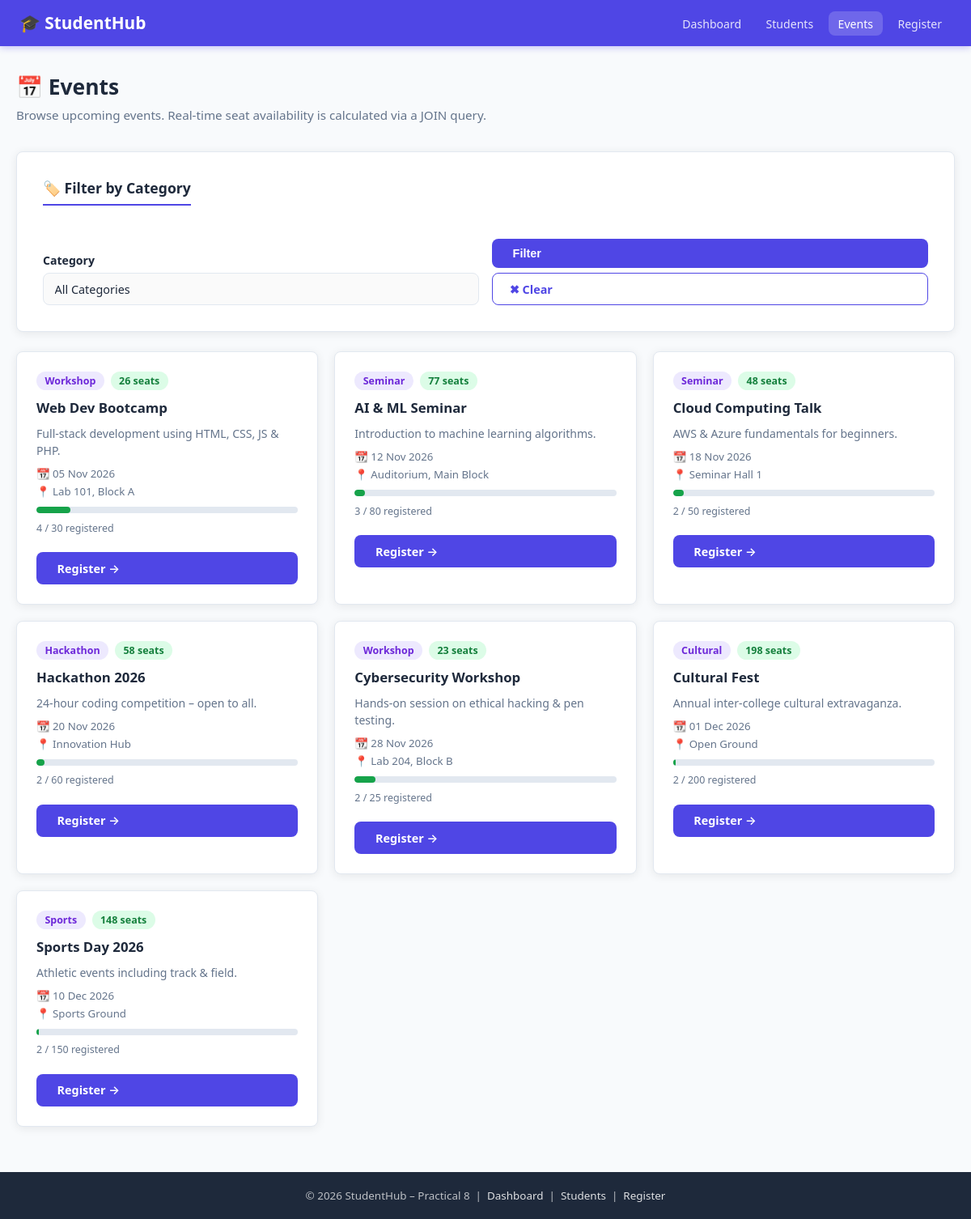
Screenshot of /events.php with the database file from the repository.
### tables this page shows
CREATE TABLE IF NOT EXISTS events (
    event_id     INT             UNSIGNED NOT NULL AUTO_INCREMENT,
    title        VARCHAR(200)    NOT NULL,
    description  TEXT            DEFAULT NULL,
    category     ENUM('Workshop','Seminar','Hackathon','Cultural','Sports','Other') NOT NULL DEFAULT 'Other',
    event_date   DATE            NOT NULL,
    venue        VARCHAR(200)    DEFAULT NULL,
    max_seats    SMALLINT        UNSIGNED NOT NULL DEFAULT 50,
    created_at   TIMESTAMP       NOT NULL DEFAULT CURRENT_TIMESTAMP,

    PRIMARY KEY (event_id),
    INDEX idx_events_date     (event_date),
    INDEX idx_events_category (category)
);

### includes/db.php (called while the page is built, shortened)
<?php
function get_pdo(): PDO
{
    static $pdo = null;
    if ($pdo === null) {
        $dsn = sprintf(
            'mysql:host=%s;port=%s;dbname=%s;charset=%s',
            DB_HOST,
            DB_PORT,
            DB_NAME,
            DB_CHARSET
        );
        $options = [
            PDO::ATTR_ERRMODE            => PDO::ERRMODE_EXCEPTION,
            PDO::ATTR_DEFAULT_FETCH_MODE => PDO::FETCH_ASSOC,
            PDO::ATTR_EMULATE_PREPARES   => false,
            PDO::MYSQL_ATTR_INIT_COMMAND => "SET NAMES utf8mb4 COLLATE utf8mb4_unicode_ci",
        ];
        try {
            $pdo = new PDO($dsn, DB_USER, DB_PASS, $options);
        } catch (PDOException $e) {
            error_log('[StudentHub DB Error] ' . $e->getMessage());
            throw new RuntimeException(
                'Database connection failed. Please try again later.'
            );
        }
    }
    return $pdo;
}
function db_fetch_all(string $sql, array $params = []): array
{
    $stmt = get_pdo()->prepare($sql);
    $stmt->execute($params);
    return $stmt->fetchAll();
}

### events.php (the view, shortened to what this page needs)
<?php
require_once __DIR__ . '/includes/db.php';
$error  = '';
$events = [];
$sql    = "
    SELECT
        e.*,
        COUNT(r.reg_id) AS registered_count
    FROM events e
    LEFT JOIN registrations r
           ON r.event_id = e.event_id
              AND r.status != 'Cancelled'
    WHERE 1=1
";
$params = [];
$sql .= " GROUP BY e.event_id ORDER BY e.event_date ASC";
try {
    $events = db_fetch_all($sql, $params);
} catch (RuntimeException $e) {
    $error = $e->getMessage();
}
function seats_badge(int $max, int $taken): string {
    $free = $max - $taken;
    return "<span class=\"badge badge-green\">{$free} seats</span>";
}
?>
<!DOCTYPE html>
<html lang="en">
<head>
  <link rel="stylesheet" href="style.css" />
</head>
<body>
  <header>
    <div class="navbar" role="banner">
      <a href="../new/index.html" class="logo" aria-label="StudentHub Home">🎓 StudentHub</a>
      <nav aria-label="Main navigation">
        <ul class="nav-links">
          <li><a href="index.php">Dashboard</a></li>
          <li><a href="students.php">Students</a></li>
          <li><a href="events.php" class="active">Events</a></li>
          <li><a href="register.php">Register</a></li>
        </ul>
      </nav>
    </div>
  </header>
  <main id="main-content">
    <div class="page-header">
      <h1>📅 Events</h1>
      <p>Browse upcoming events. Real-time seat availability is calculated via a JOIN query.</p>
    </div>
    <div class="card">
      <h2>🏷️ Filter by Category</h2>
      <form method="GET" action="events.php" aria-label="Event category filter">
        <div class="filter-grid">
          <div class="form-group">
            <label for="category">Category</label>
            <select id="category" name="category" aria-label="Filter by category">
              <option value="">All Categories</option>
            </select>
          </div>
          <div class="form-group form-group--actions">
            <button type="submit" class="btn-primary">Filter</button>
            <a href="events.php" class="btn-secondary">✖ Clear</a>
          </div>
        </div>
      </form>
    </div>
    <?php if (empty($events) && !$error): ?>
      <div class="card"><p class="muted-text">No events found.</p></div>
    <?php else: ?>
    <div class="events-grid">
      <?php foreach ($events as $ev): ?>
      <?php
        $free    = (int)$ev['max_seats'] - (int)$ev['registered_count'];
        $pct     = $ev['max_seats'] > 0 ? round(($ev['registered_count'] / $ev['max_seats']) * 100) : 0;
        $is_full = $free <= 0;
      ?>
      <article class="event-card <?= $is_full ? 'event-card--full' : '' ?>" aria-label="<?= htmlspecialchars($ev['title']) ?>">
        <div class="event-card__header">
          <span class="badge badge-purple"><?= htmlspecialchars($ev['category']) ?></span>
          <?= seats_badge((int)$ev['max_seats'], (int)$ev['registered_count']) ?>
        </div>
        <h3 class="event-card__title"><?= htmlspecialchars($ev['title']) ?></h3>
        <p class="event-card__desc"><?= htmlspecialchars($ev['description'] ?? '') ?></p>
        <div class="event-card__meta">
          <span>📆 <?= htmlspecialchars(date('d M Y', strtotime($ev['event_date']))) ?></span>
          <span>📍 <?= htmlspecialchars($ev['venue'] ?? 'TBD') ?></span>
        </div>
        <div class="seat-bar" role="progressbar"
             aria-valuenow="<?= $pct ?>" aria-valuemin="0" aria-valuemax="100"
             aria-label="<?= $pct ?>% seats filled">
          <div class="seat-bar__fill <?= $pct >= 90 ? 'seat-bar__fill--danger' : ($pct >= 60 ? 'seat-bar__fill--warn' : '') ?>"
               style="width:<?= $pct ?>%"></div>
        </div>
        <p class="seat-bar__label"><?= (int)$ev['registered_count'] ?> / <?= (int)$ev['max_seats'] ?> registered</p>
        <?php if (!$is_full): ?>
        <a href="register.php?event_id=<?= (int)$ev['event_id'] ?>" class="btn-primary" style="margin-top:.75rem; display:inline-flex;">
          Register →
        </a>
        <?php else: ?>
        <button class="btn-secondary" disabled style="margin-top:.75rem; opacity:.5; cursor:not-allowed;">
          Event Full
        </button>
        <?php endif; ?>
      </article>
      <?php endforeach; ?>
    </div>
    <?php endif; ?>
  </main>
  <footer class="site-footer" role="contentinfo">
    <p>&copy; 2026 StudentHub – Practical 8 &nbsp;|&nbsp;
      <a href="index.php">Dashboard</a> &nbsp;|&nbsp;
      <a href="students.php">Students</a> &nbsp;|&nbsp;
      <a href="register.php">Register</a>
    </p>
  </footer>
</body>
</html>

### rows the page displays
events: category "Workshop", free "26", title "Web Dev Bootcamp", description "Full-stack development using HTML, CSS, JS & PHP.", event_date "05 Nov 2026", venue "Lab 101, Block A", $pct 13 (drawn), registered_count "4", max_seats "30"
events: category "Seminar", free "77", title "AI & ML Seminar", description "Introduction to machine learning algorithms.", event_date "12 Nov 2026", venue "Auditorium, Main Block", $pct 4 (drawn), registered_count "3", max_seats "80"
events: category "Seminar", free "48", title "Cloud Computing Talk", description "AWS & Azure fundamentals for beginners.", event_date "18 Nov 2026", venue "Seminar Hall 1", $pct 4 (drawn), registered_count "2", max_seats "50"
events: category "Hackathon", free "58", title "Hackathon 2026", description "24-hour coding competition – open to all.", event_date "20 Nov 2026", venue "Innovation Hub", $pct 3 (drawn), registered_count "2", max_seats "60"
events: category "Workshop", free "23", title "Cybersecurity Workshop", description "Hands-on session on ethical hacking & pen testing.", event_date "28 Nov 2026", venue "Lab 204, Block B", $pct 8 (drawn), registered_count "2", max_seats "25"
events: category "Cultural", free "198", title "Cultural Fest", description "Annual inter-college cultural extravaganza.", event_date "01 Dec 2026", venue "Open Ground", $pct 1 (drawn), registered_count "2", max_seats "200"
events: category "Sports", free "148", title "Sports Day 2026", description "Athletic events including track & field.", event_date "10 Dec 2026", venue "Sports Ground", $pct 1 (drawn), registered_count "2", max_seats "150"
